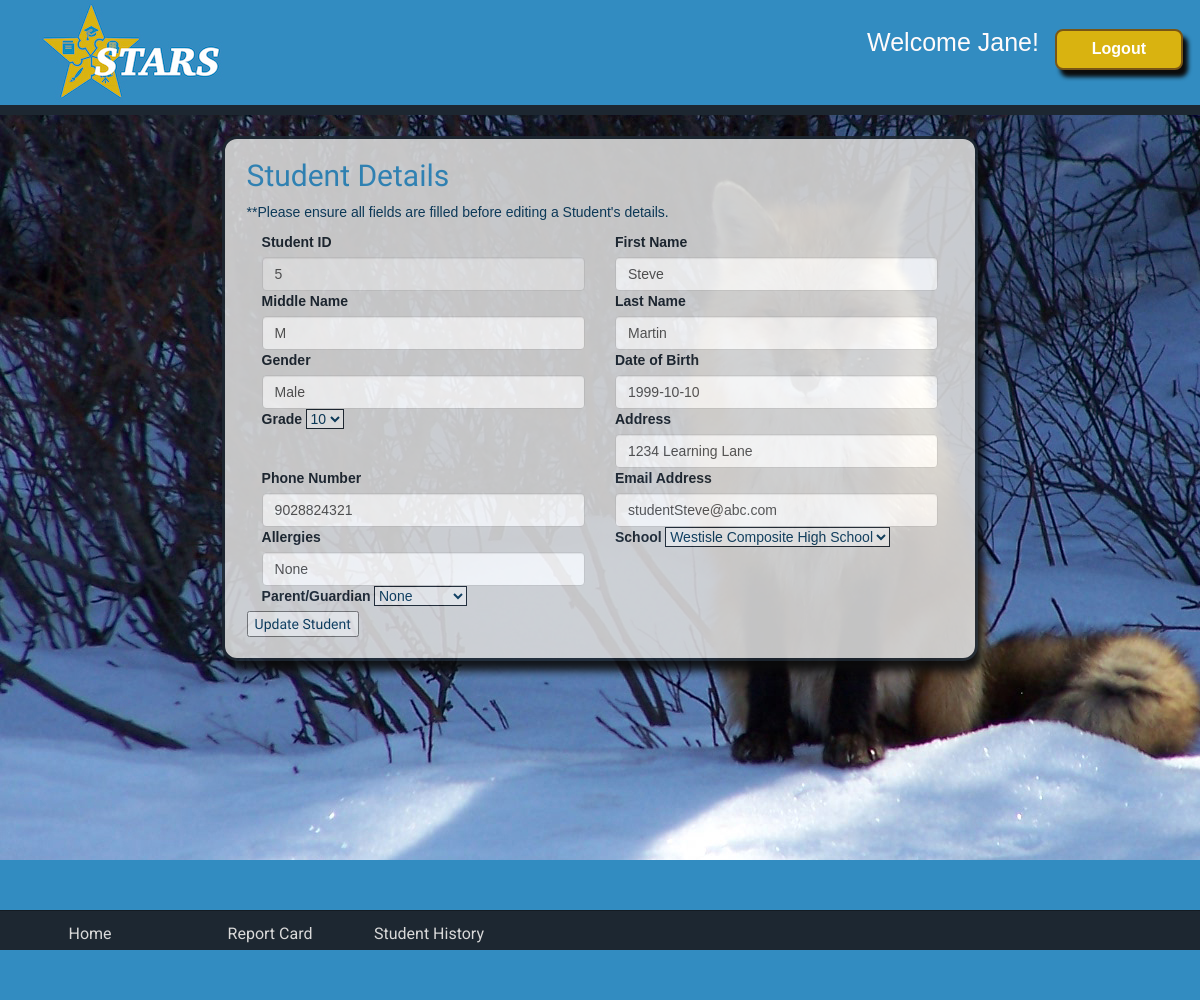
/php/admin/editStudent.php?studentID=5 (signed in), run on the app's committed database.
### tables this page shows
CREATE TABLE `Student` (
                           `studentID` INTEGER(10) NOT NULL AUTO_INCREMENT,
                           `firstName` VARCHAR(30) NOT NULL,
                           `middleName` VARCHAR(30) NOT NULL,
                           `lastName` VARCHAR(60) NOT NULL,
                           `gender` VARCHAR(50) NOT NULL,
                           `dob` CHAR(10) NOT NULL,
                           `grade` INTEGER(10) NOT NULL,
                           `address` VARCHAR(100) NOT NULL,
                           `phoneNum` CHAR(10) NOT NULL,
                           `emailAddress` VARCHAR(100) NOT NULL,
                           `allergies` VARCHAR(500) NOT NULL,
                           `schoolID` INTEGER(10) NOT NULL,
                           `guardianID` INTEGER(10),
                           `userID` INTEGER(10) NOT NULL,
                           `supportEducatorID` INTEGER(10),
                           PRIMARY KEY (`studentID`)
);

### php/admin/editStudent.php (the view, shortened to what this page needs)
<?php
    include "../db/dbConn.php";
    include "../button.class.php";
    if (isset($_POST["updateStudent"])) {
        $msg = "";
        $studentID = $_SESSION["studentID"];
        if ($_POST["firstName"] == "" || $_POST["middleName"] == "" || $_POST["lastName"] == "" ||
            $_POST["gender"] == "" || $_POST["dob"] == "" || $_POST["address"] == "" || $_POST["phoneNum"] == "" ||
            $_POST["emailAddress"] == "" || strlen($_POST["phoneNum"]) < 10 || strlen($_POST["phoneNum"]) > 10 ||
            strlen($_POST["dob"]) < 10 || strlen($_POST["dob"]) > 10) {
            $msg = "Student could not be updated. Please make sure all fields are filled before updating.";
        } else {
            $firstNameFromForm = $_POST["firstName"];
            $middleNameFromForm = $_POST["middleName"];
            $lastNameFromForm = $_POST["lastName"];
            $genderFromForm = $_POST["gender"];
            $dobFromForm = $_POST["dob"];
            $gradeFromForm = $_POST["grade"];
            $addressFromForm = $_POST["address"];
            $phoneNumberFromForm = $_POST["phoneNum"];
            $emailAddressFromForm = $_POST["emailAddress"];
            $allergiesFromForm = $_POST["allergies"];
            $schoolIDFromForm = $_POST["selectSchool"];
            $parentGuardianIDFromForm = $_POST["selectParentGuardian"];
            $updateStudentQuery = "UPDATE student SET firstName = '$firstNameFromForm', middleName = '$middleNameFromForm',
                           lastName = '$lastNameFromForm', gender = '$genderFromForm', dob = '$dobFromForm', grade = '$gradeFromForm',
                           address = '$addressFromForm', phoneNum = '$phoneNumberFromForm', emailAddress = '$emailAddressFromForm',
                           allergies = '$allergiesFromForm', schoolID = $schoolIDFromForm, guardianID = $parentGuardianIDFromForm
                           WHERE studentID = $studentID;";
            $resultSetFromUpdateStudent = $database->query($updateStudentQuery);
            if ($resultSetFromUpdateStudent == 1) {
                $msg = "<h2>Student $studentID has been successfully updated in STARS.</h2><br>";
            } else {
                $msg = "<h2>Sorry, student $studentID could not be updated to the database at this time</h2><br>";
            }
        }
    } else {
        $studentID = $_SESSION["studentID"];
        $queryStudent = "SELECT * FROM student WHERE studentID = $studentID;";
        $resultSetFromQueryStudent = $database->query($queryStudent);
        if ($resultSetFromQueryStudent->num_rows == 1) {
            while ($row = $resultSetFromQueryStudent->fetch_assoc()) {
                $firstName = $row["firstName"];
                $middleName = $row["middleName"];
                $lastName = $row["lastName"];
                $gender = $row["gender"];
                $dob = $row["dob"];
                $address = $row["address"];
                $phoneNumber = $row["phoneNum"];
                $emailAddress = $row["emailAddress"];
                $allergies = $row["allergies"];
            }
        }
        ?>
        <!doctype html>
        <html lang="en">
            <head>
                <link rel="stylesheet" href="//code.jquery.com/ui/1.12.1/themes/base/jquery-ui.css">
                <link rel="stylesheet" href="https://maxcdn.bootstrapcdn.com/bootstrap/3.4.0/css/bootstrap.min.css">
                <link href="../../css/stars.css" rel="stylesheet">
            </head>
            <body>
                <?php include "../../header.php"; ?>
                <div class="jumbotron-fluid">
                    <div class="container-fluid">
                        <form action="editStudent.php" method="post">
                            <h2>Student Details</h2>
                            <p>**Please ensure all fields are filled before editing a Student's details.</p>
                            <div class="row">
                                <div class="col-sm-6">
                                    <label for="studentID">Student ID</label>
                                    <input type="text" name="studentID" class="form-control"
                                           value="<?php echo $studentID; ?>" readonly>
                                </div>
                                <div class="col-sm-6">
                                    <label for="firstname">First Name</label>
                                    <input type="text" name="firstName" class="form-control"
                                           value="<?php echo $firstName; ?>">
                                </div>
                            </div>
                            <div class="row">
                                <div class="col-sm-6">
                                    <label for="middlename">Middle Name</label>
                                    <input type="text" name="middleName" class="form-control"
                                           value="<?php echo $middleName; ?>">
                                </div>
                                <div class="col-sm-6">
                                    <label for="title">Last Name</label>
                                    <input type="text" name="lastName" class="form-control"
                                           value="<?php echo $lastName; ?>">
                                </div>
                            </div>
                            <div class="row">
                                <div class="col-sm-6">
                                    <label for="title">Gender</label>
                                    <input type="text" name="gender" class="form-control"
                                           value="<?php echo $gender; ?>">
                                </div>
                                <div class="col-sm-6">
                                    <label for="title">Date of Birth</label>
                                    <input type="text" name="dob" class="form-control"
                                           value="<?php echo $dob; ?>">
                                </div>
                            </div>
                            <div class="row">
                                <div class="col-sm-6">
                                    <label for="title">Grade</label>
                                    <select name="grade">
                                        <option value="10">10</option>
                                    </select>
                                </div>
                                <div class="col-sm-6">
                                    <label for="title">Address</label>
                                    <input type="text" name="address" class="form-control"
                                           value="<?php echo $address; ?>">
                                </div>
                            </div>
                            <div class="row">
                                <div class="col-sm-6">
                                    <label for="title">Phone Number</label>
                                    <input type="text" name="phoneNum" class="form-control"
                                           value="<?php echo $phoneNumber; ?>">
                                </div>
                                <div class="col-sm-6">
                                    <label for="title">Email Address</label>
                                    <input type="text" name="emailAddress" class="form-control"
                                           value="<?php echo $emailAddress; ?>">
                                </div>
                            </div>
                            <div class="row">
                                <div class="col-sm-6">
                                    <label for="title">Allergies</label>
                                    <input type="text" name="allergies" class="form-control"
                                           value="<?php echo $allergies; ?>">
                                </div>
                                <div class="col-sm-6">
                                    <label for="selectSchool">School</label>
                                    <select name="selectSchool">
                                        <?php
                                            $querySchools = "SELECT schoolID, name FROM school";
                                            $resultFromSchoolQuery = $database->query($querySchools);
                                            if ($resultFromSchoolQuery->num_rows > 0) {
                                                while ($schoolResults = $resultFromSchoolQuery->fetch_assoc()) {
                                                    ?>
                                                    <option
                                                    value="<?php echo $schoolResults["schoolID"]; ?>"><?php echo $schoolResults["name"]; ?></option><?php
                                                }
                                            } else {
                                                echo "<option>There are no Schools registered in STARS</option>";
                                            }
                                        ?>
                                    </select>
                                </div>
                            </div>
                            <div class="row">
                                <div class="col-sm-6">
                                    <label for="selectParentGuardian">Parent/Guardian</label>
                                    <select name="selectParentGuardian">
                                        <option value=NULL>None</option>
                                    </select>
                                </div>
                            </div>
                            <div class="col-3">
                                <button type="submit" id="updateStudent" name="updateStudent">Update Student</button>
                            </div>
                        </form>
                    </div>
                </div>
                <div class="bottom">
                    <div id="footer">
                        <?php include("../../navMenu.php"); ?>
                    </div>
                </div>
            </body>
        </html>
        <?php
    }
?>

### header.php (shortened to what this page needs)
<?php
include 'php/db/dbConn.php';
$loggedUser = " to STARS";
$success = false;
$access = 0;
if (isset($_SESSION['isLoggedIn'])) {
    $success = TRUE;
    $loggedId = $_SESSION['userID'];
    $access = $_SESSION['accessCode'];
}
switch ($access) {
    case 5:
        $queryStu = "SELECT student.firstName FROM student WHERE student.userID = '$loggedId'";
        $result1 = $database->query($queryStu);
        $rowName = $result1->fetch_assoc();
        $loggedUser = $rowName["firstName"];
        break;
}
?>
    <div class="row-header header">
        <div class="col-sm-8 starnav">
          <img src="/CIS2261_Team_Talent_FP_Code/img/StarsWhiteFIN.jpg">
        </div>
        <div class="col-sm-4 topnav">
        <nav>
            <ul class="nav nav-pills pull-right welcome">
                <?php
                if ($success == true) {
                    echo "<li role='presentation'>Welcome " . $loggedUser . "! &nbsp;";
                        $logout = new Button();
                        $logout->buttonName = "logout";
                        $logout->buttonID = "logout";
                        $logout->buttonValue = "Logout";
                        $logout->buttonStyle = "font-family:sans-serif";
                        $logout->buttonWeb = 'location.href="/CIS2261_Team_Talent_FP_Code/php/login/logout.php"';
                        $logout->display();
                    echo "</li>";
                }
                ?>
            </ul>
        </nav>
        </div>
    </div>

### php/button.class.php (shortened to what this page needs)
<?php
class Button
{
    private $buttonName;
    private $buttonValue;
    private $buttonStyle;
    private $buttonWeb;
    function __construct()
    {
        $this->buttonName = "";
        $this->buttonValue = "";
        $this->buttonStyle = "";
        $this->buttonWeb = "";
    }
    function display()
    {
        echo "<input type='submit' onclick='". $this->buttonWeb. "' class='button button2' value='" . $this->buttonValue . "' style='" . $this->buttonStyle . "' name='" . $this->buttonName . "' />";
    }
}
?>

### navMenu.php (shortened to what this page needs)
<?php
if (!isset($_SESSION['accessCode'])){
    $accessCode = 0;
} else {
    $accessCode = $_SESSION['accessCode'];
}
switch ($accessCode) {
    case 5:
        echo '<ul id="footerMenu">
            <a href="/CIS2261_Team_Talent_FP_Code/index.php"><li class = "titleNav">Home</li></a>
            <a href="/CIS2261_Team_Talent_FP_Code/php/reporting/requestReportCard.php"><li class = "titleNav">Report Card</li></a>
            <a href="/CIS2261_Team_Talent_FP_Code/php/reporting/requestStudentSubHistory.php"><li>Student History</li></a>
        </ul>';
        break;
}
?>

### css/stars.css (style rules this page uses)
* { box-sizing: border-box; }
html, body { margin: 0; padding: 0; background-color: #328cc1; font-family: Arial, Helvetica, sans-serif; }
.jumbotron-fluid { background-image: url("../img/fox1.jpg"); background-repeat: no-repeat; background-attachment: fixed; padding: 5%; position: center; top: 15%; left: 0px; right: 0px; min-height: 1000px; z-index: 3; }
.container-fluid { background: #d9d9d9; opacity: 0.9; border-radius: 15px; margin: auto; margin-top: 7%; position: relative; width: 70%; border: 3px solid #1D2731; padding: 2%; padding-top: 0%; box-shadow: 5px 10px 8px #0c0c0c; font-family: 'Archivo Black', sans-serif; color: #0b3c5d; overflow: auto; }
.header { background-color: #328cc1; padding-left: 2%; position: fixed; width: 100%; z-index: 30; border-bottom: 10px solid #1D2731; height: 115px; }
label { font-family: Helvetica; color: #1D2731; }
input, select { border: 1px solid #1D2731; font-family: 'Arial', sans-serif; }
p { font-family: 'Arial', sans-serif; }
h1, h2 { color: #328cc1; }
.starnav { position: relative; right: 0px; float: left; height: 115px; top: 0px; }
.topnav { position: relative; float: right; height: 115px; padding-top: 25px; }
.welcome { list-style: none; font-family: Helvetica, sans-serif; font-size: 25px; color: #fffbfb; }
#footer { position: fixed; bottom: 5%; margin: 0px; padding: 0px; left: 0px; right: 0px; width: 100%; height: inherit; border-top: 1px solid rgba(0, 0, 0, 0.3); background: #1D2731; z-index: 5; }
#footerMenu { margin: 0px; padding: 0px; font-family: 'Roboto', sans-serif; font-size: x-large; }
#footerMenu a { text-decoration: none; }
#footerMenu li { list-style: none; float: left; font-size: 16px; padding: 12px 14px 14px 14px; color: rgb(217, 217, 217); }
.titleNav { min-width: 15%; text-align: center; height: 15px; }
.bottom { position: fixed; bottom: 0%; margin: 0px; padding: 0px; left: 0px; right: 0px; width: 100%; height: 40px; background: #328cc1; z-index: 2; }
.button { float: right; border-radius: 8px; border: none; color: white; padding: 7px 35px; text-align: center; text-decoration: none; display: inline-block; font-size: 16px; font-weight: bold; margin: 4px 2px; -webkit-transition-duration: 0.4s; transition-duration: 0.4s; cursor: pointer; box-shadow: 5px 7px 4px #0c0c0c; }
.button2 { background-color: #d9b310; color: white; border: 2px solid #785616; }
.row-header { margin-left: 0px; margin-right: 0px; }
.row { margin:0 !important; }

### data on the page
student: firstName "Jane"
student: firstName "Steve", middleName "M", lastName "Martin", gender "Male", dob "1999-10-10", address "1234 Learning Lane", phoneNum "9028824321", emailAddress "studentSteve@abc.com", allergies "None"

### other printed values
form field selectSchool "Westisle Composite High School"
